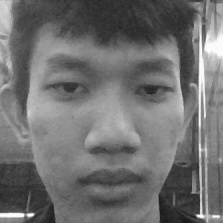
#> input picture dataset/User.0.13.jpg, 223 x 223 px; its folder holds 4 pictures in this run
$ python Train.py
#> lines starting #> are read from the running program, lines starting #| are printed output that depends on the picture
import os
import cv2
import numpy as np
from PIL import Image

path = "dataset"
recognizer = cv2.face.LBPHFaceRecognizer_create()
cascade_path = "haarcascade_frontalface_default.xml"
if not os.path.exists(cascade_path):
    raise IOError(f"Error: {cascade_path} not found")
detector = cv2.CascadeClassifier(cascade_path)


def getImagesAndLabel(path):
#> called with path = 'dataset'
    imagePaths = [os.path.join(path, f) for f in os.listdir(path) if f.endswith(".jpg")]
    faceSamples = []
    ids = []
    for imagePath in imagePaths:
        try:
            PIL_img = Image.open(imagePath).convert("L")  # convert it to grayscale
#> PIL_img is the input picture: PIL image 223x223 L; min 22, max 255, mean 111.7
            img_numpy = np.array(PIL_img, "uint8")
            id = int(os.path.split(imagePath)[-1].split(".")[1])
            faces = detector.detectMultiScale(
                img_numpy, scaleFactor=1.1, minNeighbors=5, minSize=(30, 30)
            )
#> faces = [[11, 11, 196, 196]]
            for x, y, w, h in faces:
                faceSamples.append(img_numpy[y : y + h, x : x + w])
                ids.append(id)
                # Tùy chọn: Hiển thị khuôn mặt được phát hiện
                cv2.rectangle(img_numpy, (x, y), (x + w, y + h), (255, 0, 0), 2)
                cv2.imshow("Face", img_numpy)
                cv2.waitKey(10)
#> this loop made 1 pass
#> pass 1, in getImagesAndLabel, `cv2.imshow("Face", img_numpy)`:
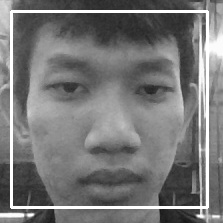
#> window 'Face': shape (223, 223); min 22, max 255, mean 118.8
#> after the loop, faceSamples = 1 item; ids = [0]
        except Exception as e:
            print(f"Error processing file {imagePath}: {e}")
            continue
#> pass 2 of the loop in getImagesAndLabel, `for imagePath in imagePaths:`:
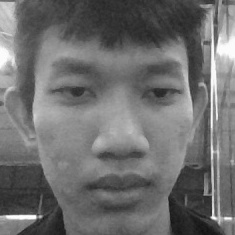
#> input picture dataset/User.0.17.jpg, 235 x 235 px
#> in getImagesAndLabel, PIL_img is the input picture: PIL image 235x235 L; min 16, max 255, mean 110.2
#> faces = [[16, 15, 202, 202]]
#> the loop in getImagesAndLabel, `for x, y, w, h in faces:` made 1 pass
#> pass 1, in getImagesAndLabel, `cv2.imshow("Face", img_numpy)`:
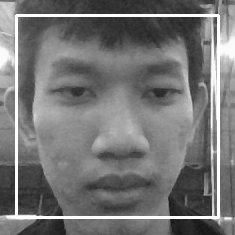
#> window 'Face': shape (235, 235); min 16, max 255, mean 116.4
#> after the loop in getImagesAndLabel, `for x, y, w, h in faces:`: faceSamples = 2 items; ids = [0, 0]
#> pass 3 of the loop in getImagesAndLabel, `for imagePath in imagePaths:`:
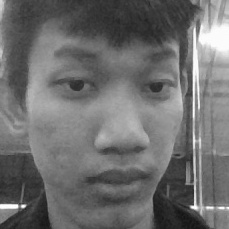
#> input picture dataset/User.0.20.jpg, 229 x 229 px
#> in getImagesAndLabel, PIL_img is the input picture: PIL image 229x229 L; min 20, max 255, mean 109.4
#> faces = [[10, 13, 208, 208]]
#> the loop in getImagesAndLabel, `for x, y, w, h in faces:` made 1 pass
#> pass 1, in getImagesAndLabel, `cv2.imshow("Face", img_numpy)`:
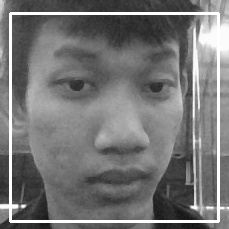
#> window 'Face': shape (229, 229); min 20, max 255, mean 116.8
#> after the loop in getImagesAndLabel, `for x, y, w, h in faces:`: faceSamples = 3 items; ids = [0, 0, 0]
#> the loop made 4 passes; the first 3 are shown
    cv2.destroyAllWindows()
    return faceSamples, ids


print("\n [INFO] Training faces. It will take a few seconds. Wait ...")
faces, ids = getImagesAndLabel(path)

if faces and ids:
    recognizer.train(faces, np.array(ids))
#> (the run stopped early here; a loop or call above may not have finished)
